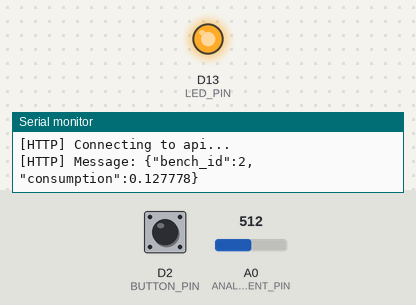
A sketch run on a simulated Arduino MKR. Parts: output pins drawn as LEDs (lit = HIGH), the last lines printed to the serial monitor. The inputs (shaded band) are chosen by the test bench; at power-on: D2 (BUTTON_PIN) LOW, A0 (ANALOG_CURRENT_PIN) = 512. WiFi joins after 1.5 s; servers stay silent unless stated; uploads are accepted with an empty reply.

Above: at 1.7 s.
2.9 s: D2 (BUTTON_PIN) pulled HIGH for 3.2 s
At 3.5 s:
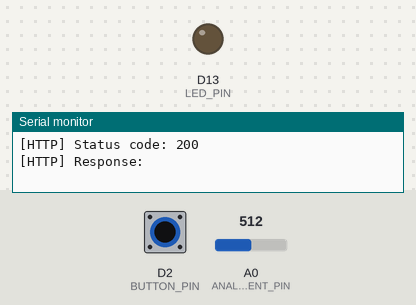
Timing chart, 0 to 14.5 s (numbered marks = the images above; inputs shaded):
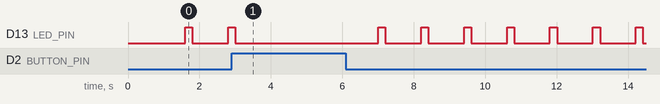

Measured:
- by itself, D13 (LED_PIN): repeats every 1.2 s: HIGH 0.20 s, LOW 1.0 s

The sketch:

app.ino
```cpp
#include <WiFiNINA.h>
#include <ArduinoHttpClient.h>
#include <stdlib.h>

// CONSTANTS
const int BUTTON_PIN = 2;
const int LED_PIN = 13;
const int ANALOG_CURRENT_PIN = A0;
const int BITRATE = 9600; // bits per second
const int BASE_VOLTAGE = 230; // in Volt
const float KWH_PRICE = 17.65; // centimes d'€
const int BENCH_ID = 2;
const String ROUTE = "/api/measures";

const char ssid[] = "Samsung S10e";    // Network SSID (name)
const char pass[] = "nonnonnon";    // Network password (use for WPA, or use as key for WEP)
const char server[] = "benoitjaouen.fr";
const int port = 443;

// Global variables
int buttonValue = LOW;
float currentSensorValue = 0;
float totalWH = 0; // centimes d'€
float price;

int status = WL_IDLE_STATUS;
WiFiSSLClient client;
HttpClient http_client = HttpClient(client, server, port);

// the setup routine runs once when you press reset:
void setup() {
  // initialize serial communication
  Serial.begin(BITRATE);

  //
  connect_to_wifi();
  // declare pins
  pinMode(BUTTON_PIN, INPUT);
  pinMode(LED_PIN, OUTPUT);
}

void connect_to_wifi() {
  String fv = WiFi.firmwareVersion();
  if (fv < "1.0.0") {
    Serial.println("Please upgrade the firmware");
  }

  // attempt to connect to Wifi network:
  while (status != WL_CONNECTED) {
    Serial.print("[WiFi] Connecting to: ");
    Serial.println(ssid);
    // Connect to WPA/WPA2 network:
    status = WiFi.begin(ssid, pass);

    // wait 10 seconds for connection:
    delay(100);
  }

  // you're connected now, so print out the data:
  Serial.println("[WiFi] Connected");
}

void api_send(float consumption) {
  Serial.println("[HTTP] Connecting to api...");
  String content = String("{\"bench_id\":") + String(BENCH_ID) +  String(", \"consumption\":") + String(consumption, 6) +  String("}");
  Serial.println(String("[HTTP] Message: ") + content);
  http_client.post(ROUTE, "application/json",  content);
  // read the status code and body of the response
  int statusCode = http_client.responseStatusCode();
  String response = http_client.responseBody();

  Serial.print("[HTTP] Status code: ");
  Serial.println(statusCode);
  Serial.print("[HTTP] Response: ");
  Serial.println(response);
}

// the loop routine runs over and over again forever:
void loop() {
  digitalWrite(LED_PIN, HIGH);

  // Lecture du capteur de courant
  currentSensorValue = analogRead(ANALOG_CURRENT_PIN);

  // Convert the analog reading (which goes from 0 - 1023) to a voltage (0 - 5A):
  float current = map(currentSensorValue, 0, 1023, 0.00, 5.00);

  // Conversion en watt
  float watt =  current * BASE_VOLTAGE;

  // Affichage de la consommation instantannée sur l'écran
  Serial.print(current);
  Serial.print(" A => ");
  Serial.print(watt);
  Serial.println(" W");

  // Mise à jour et affichage du coût toutes les X secondes
  // Si le bouton de réinitialisation du coût est actionné, on remet à 0
  buttonValue = digitalRead(BUTTON_PIN);
  if (buttonValue == HIGH) {
      totalWH = 0;
      Serial.println("Réinitialisation consommation");
  }
  else {
    totalWH += watt / 3600; // ajout de la consommation sur une seconde
    price = (totalWH / 1000) * KWH_PRICE; // centimes par watt seconde

    Serial.print(price);
    Serial.println(" centimes d'euro");

    if (totalWH < 1) {
      Serial.print(totalWH * 1000);
      Serial.println(" mWh");
    }
    else {
      Serial.print(totalWH);
      Serial.println(" Wh");
    }
    api_send(totalWH);
  }
  buttonValue = LOW;

  // Si la connexion avec le serveur fonctionne
    // Envoi des données au serveur

  Serial.println("");
  digitalWrite(LED_PIN, LOW);
  delay(1000);
}
```
